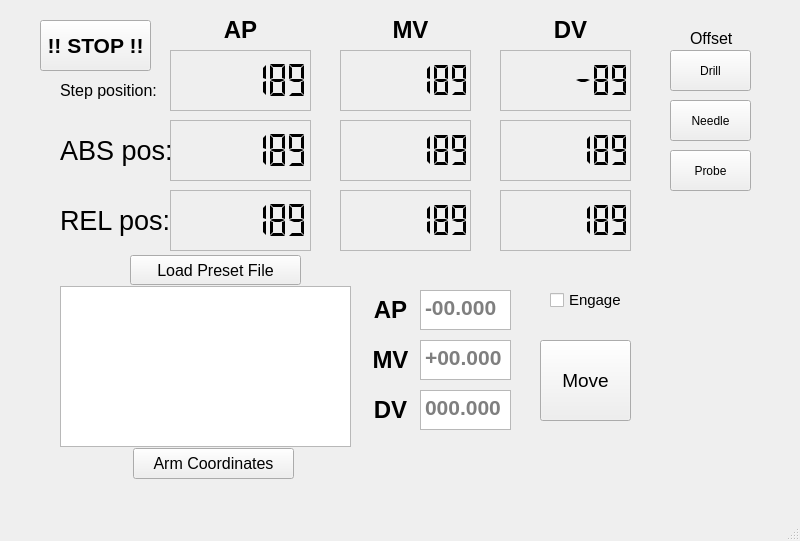
<?xml version="1.0" encoding="UTF-8"?>
<ui version="4.0">
 <class>MainWindow</class>
 <widget class="QMainWindow" name="MainWindow">
  <property name="geometry">
   <rect>
    <x>0</x>
    <y>0</y>
    <width>800</width>
    <height>541</height>
   </rect>
  </property>
  <property name="maximumSize">
   <size>
    <width>800</width>
    <height>600</height>
   </size>
  </property>
  <property name="windowTitle">
   <string>MainWindow</string>
  </property>
  <property name="animated">
   <bool>true</bool>
  </property>
  <property name="tabShape">
   <enum>QTabWidget::TabShape::Rounded</enum>
  </property>
  <widget class="QWidget" name="centralwidget">
   <widget class="QLCDNumber" name="lcdNumber">
    <property name="geometry">
     <rect>
      <x>170</x>
      <y>50</y>
      <width>141</width>
      <height>61</height>
     </rect>
    </property>
    <property name="frameShape">
     <enum>QFrame::Shape::StyledPanel</enum>
    </property>
    <property name="frameShadow">
     <enum>QFrame::Shadow::Raised</enum>
    </property>
    <property name="lineWidth">
     <number>1</number>
    </property>
    <property name="digitCount">
     <number>7</number>
    </property>
    <property name="segmentStyle">
     <enum>QLCDNumber::SegmentStyle::Flat</enum>
    </property>
    <property name="value" stdset="0">
     <double>189.000000000000000</double>
    </property>
    <property name="intValue" stdset="0">
     <number>189</number>
    </property>
   </widget>
   <widget class="QLCDNumber" name="lcdNumber_2">
    <property name="geometry">
     <rect>
      <x>340</x>
      <y>50</y>
      <width>131</width>
      <height>61</height>
     </rect>
    </property>
    <property name="frameShape">
     <enum>QFrame::Shape::StyledPanel</enum>
    </property>
    <property name="frameShadow">
     <enum>QFrame::Shadow::Raised</enum>
    </property>
    <property name="lineWidth">
     <number>1</number>
    </property>
    <property name="digitCount">
     <number>7</number>
    </property>
    <property name="segmentStyle">
     <enum>QLCDNumber::SegmentStyle::Flat</enum>
    </property>
    <property name="value" stdset="0">
     <double>189.000000000000000</double>
    </property>
    <property name="intValue" stdset="0">
     <number>189</number>
    </property>
   </widget>
   <widget class="QLCDNumber" name="lcdNumber_3">
    <property name="geometry">
     <rect>
      <x>500</x>
      <y>50</y>
      <width>131</width>
      <height>61</height>
     </rect>
    </property>
    <property name="autoFillBackground">
     <bool>true</bool>
    </property>
    <property name="frameShape">
     <enum>QFrame::Shape::StyledPanel</enum>
    </property>
    <property name="frameShadow">
     <enum>QFrame::Shadow::Raised</enum>
    </property>
    <property name="lineWidth">
     <number>1</number>
    </property>
    <property name="smallDecimalPoint">
     <bool>false</bool>
    </property>
    <property name="digitCount">
     <number>7</number>
    </property>
    <property name="mode">
     <enum>QLCDNumber::Mode::Dec</enum>
    </property>
    <property name="segmentStyle">
     <enum>QLCDNumber::SegmentStyle::Flat</enum>
    </property>
    <property name="value" stdset="0">
     <double>-89.000000000000000</double>
    </property>
    <property name="intValue" stdset="0">
     <number>-89</number>
    </property>
   </widget>
   <widget class="QLCDNumber" name="lcdNumber_4">
    <property name="geometry">
     <rect>
      <x>170</x>
      <y>120</y>
      <width>141</width>
      <height>61</height>
     </rect>
    </property>
    <property name="frameShape">
     <enum>QFrame::Shape::StyledPanel</enum>
    </property>
    <property name="frameShadow">
     <enum>QFrame::Shadow::Raised</enum>
    </property>
    <property name="lineWidth">
     <number>1</number>
    </property>
    <property name="digitCount">
     <number>7</number>
    </property>
    <property name="segmentStyle">
     <enum>QLCDNumber::SegmentStyle::Flat</enum>
    </property>
    <property name="value" stdset="0">
     <double>189.000000000000000</double>
    </property>
    <property name="intValue" stdset="0">
     <number>189</number>
    </property>
   </widget>
   <widget class="QLCDNumber" name="lcdNumber_5">
    <property name="geometry">
     <rect>
      <x>340</x>
      <y>120</y>
      <width>131</width>
      <height>61</height>
     </rect>
    </property>
    <property name="frameShape">
     <enum>QFrame::Shape::StyledPanel</enum>
    </property>
    <property name="frameShadow">
     <enum>QFrame::Shadow::Raised</enum>
    </property>
    <property name="lineWidth">
     <number>1</number>
    </property>
    <property name="digitCount">
     <number>7</number>
    </property>
    <property name="segmentStyle">
     <enum>QLCDNumber::SegmentStyle::Flat</enum>
    </property>
    <property name="value" stdset="0">
     <double>189.000000000000000</double>
    </property>
    <property name="intValue" stdset="0">
     <number>189</number>
    </property>
   </widget>
   <widget class="QLCDNumber" name="lcdNumber_6">
    <property name="geometry">
     <rect>
      <x>500</x>
      <y>120</y>
      <width>131</width>
      <height>61</height>
     </rect>
    </property>
    <property name="frameShape">
     <enum>QFrame::Shape::StyledPanel</enum>
    </property>
    <property name="frameShadow">
     <enum>QFrame::Shadow::Raised</enum>
    </property>
    <property name="lineWidth">
     <number>1</number>
    </property>
    <property name="digitCount">
     <number>7</number>
    </property>
    <property name="segmentStyle">
     <enum>QLCDNumber::SegmentStyle::Flat</enum>
    </property>
    <property name="value" stdset="0">
     <double>189.000000000000000</double>
    </property>
    <property name="intValue" stdset="0">
     <number>189</number>
    </property>
   </widget>
   <widget class="QLCDNumber" name="lcdNumber_7">
    <property name="geometry">
     <rect>
      <x>170</x>
      <y>190</y>
      <width>141</width>
      <height>61</height>
     </rect>
    </property>
    <property name="frameShape">
     <enum>QFrame::Shape::StyledPanel</enum>
    </property>
    <property name="frameShadow">
     <enum>QFrame::Shadow::Raised</enum>
    </property>
    <property name="lineWidth">
     <number>1</number>
    </property>
    <property name="digitCount">
     <number>7</number>
    </property>
    <property name="segmentStyle">
     <enum>QLCDNumber::SegmentStyle::Flat</enum>
    </property>
    <property name="value" stdset="0">
     <double>189.000000000000000</double>
    </property>
    <property name="intValue" stdset="0">
     <number>189</number>
    </property>
   </widget>
   <widget class="QLCDNumber" name="lcdNumber_8">
    <property name="geometry">
     <rect>
      <x>340</x>
      <y>190</y>
      <width>131</width>
      <height>61</height>
     </rect>
    </property>
    <property name="frameShape">
     <enum>QFrame::Shape::StyledPanel</enum>
    </property>
    <property name="frameShadow">
     <enum>QFrame::Shadow::Raised</enum>
    </property>
    <property name="lineWidth">
     <number>1</number>
    </property>
    <property name="digitCount">
     <number>7</number>
    </property>
    <property name="segmentStyle">
     <enum>QLCDNumber::SegmentStyle::Flat</enum>
    </property>
    <property name="value" stdset="0">
     <double>189.000000000000000</double>
    </property>
    <property name="intValue" stdset="0">
     <number>189</number>
    </property>
   </widget>
   <widget class="QLCDNumber" name="lcdNumber_9">
    <property name="geometry">
     <rect>
      <x>500</x>
      <y>190</y>
      <width>131</width>
      <height>61</height>
     </rect>
    </property>
    <property name="frameShape">
     <enum>QFrame::Shape::StyledPanel</enum>
    </property>
    <property name="frameShadow">
     <enum>QFrame::Shadow::Raised</enum>
    </property>
    <property name="lineWidth">
     <number>1</number>
    </property>
    <property name="smallDecimalPoint">
     <bool>false</bool>
    </property>
    <property name="digitCount">
     <number>7</number>
    </property>
    <property name="segmentStyle">
     <enum>QLCDNumber::SegmentStyle::Flat</enum>
    </property>
    <property name="value" stdset="0">
     <double>189.000000000000000</double>
    </property>
    <property name="intValue" stdset="0">
     <number>189</number>
    </property>
   </widget>
   <widget class="QLabel" name="label">
    <property name="geometry">
     <rect>
      <x>60</x>
      <y>70</y>
      <width>111</width>
      <height>41</height>
     </rect>
    </property>
    <property name="text">
     <string>&lt;html&gt;&lt;head/&gt;&lt;body&gt;&lt;p&gt;&lt;span style=&quot; font-size:12pt;&quot;&gt;Step position:&lt;/span&gt;&lt;/p&gt;&lt;/body&gt;&lt;/html&gt;</string>
    </property>
    <property name="textFormat">
     <enum>Qt::TextFormat::AutoText</enum>
    </property>
   </widget>
   <widget class="QLabel" name="label_2">
    <property name="geometry">
     <rect>
      <x>60</x>
      <y>120</y>
      <width>111</width>
      <height>61</height>
     </rect>
    </property>
    <property name="text">
     <string>&lt;html&gt;&lt;head/&gt;&lt;body&gt;&lt;p&gt;&lt;span style=&quot; font-size:20pt;&quot;&gt;ABS pos:&lt;/span&gt;&lt;/p&gt;&lt;/body&gt;&lt;/html&gt;</string>
    </property>
   </widget>
   <widget class="QLabel" name="label_3">
    <property name="geometry">
     <rect>
      <x>60</x>
      <y>190</y>
      <width>111</width>
      <height>61</height>
     </rect>
    </property>
    <property name="text">
     <string>&lt;html&gt;&lt;head/&gt;&lt;body&gt;&lt;p&gt;&lt;span style=&quot; font-size:20pt;&quot;&gt;REL pos:&lt;/span&gt;&lt;/p&gt;&lt;/body&gt;&lt;/html&gt;</string>
    </property>
   </widget>
   <widget class="QLabel" name="label_4">
    <property name="geometry">
     <rect>
      <x>220</x>
      <y>10</y>
      <width>41</width>
      <height>41</height>
     </rect>
    </property>
    <property name="text">
     <string>&lt;html&gt;&lt;head/&gt;&lt;body&gt;&lt;p align=&quot;center&quot;&gt;&lt;span style=&quot; font-size:18pt; font-weight:700;&quot;&gt;AP&lt;/span&gt;&lt;/p&gt;&lt;/body&gt;&lt;/html&gt;</string>
    </property>
   </widget>
   <widget class="QLabel" name="label_5">
    <property name="geometry">
     <rect>
      <x>390</x>
      <y>10</y>
      <width>41</width>
      <height>41</height>
     </rect>
    </property>
    <property name="text">
     <string>&lt;html&gt;&lt;head/&gt;&lt;body&gt;&lt;p align=&quot;center&quot;&gt;&lt;span style=&quot; font-size:18pt; font-weight:700;&quot;&gt;MV&lt;/span&gt;&lt;/p&gt;&lt;/body&gt;&lt;/html&gt;</string>
    </property>
   </widget>
   <widget class="QLabel" name="label_6">
    <property name="geometry">
     <rect>
      <x>550</x>
      <y>10</y>
      <width>41</width>
      <height>41</height>
     </rect>
    </property>
    <property name="text">
     <string>&lt;html&gt;&lt;head/&gt;&lt;body&gt;&lt;p align=&quot;center&quot;&gt;&lt;span style=&quot; font-size:18pt; font-weight:700;&quot;&gt;DV&lt;/span&gt;&lt;/p&gt;&lt;/body&gt;&lt;/html&gt;</string>
    </property>
   </widget>
   <widget class="QListWidget" name="listWidget">
    <property name="geometry">
     <rect>
      <x>60</x>
      <y>286</y>
      <width>291</width>
      <height>161</height>
     </rect>
    </property>
    <property name="font">
     <font>
      <pointsize>12</pointsize>
     </font>
    </property>
   </widget>
   <widget class="QPushButton" name="pushButton">
    <property name="geometry">
     <rect>
      <x>133</x>
      <y>448</y>
      <width>161</width>
      <height>31</height>
     </rect>
    </property>
    <property name="font">
     <font>
      <pointsize>12</pointsize>
     </font>
    </property>
    <property name="text">
     <string>Arm Coordinates</string>
    </property>
   </widget>
   <widget class="QPushButton" name="pushButton_2">
    <property name="geometry">
     <rect>
      <x>130</x>
      <y>255</y>
      <width>171</width>
      <height>30</height>
     </rect>
    </property>
    <property name="font">
     <font>
      <pointsize>12</pointsize>
     </font>
    </property>
    <property name="text">
     <string>Load Preset File</string>
    </property>
   </widget>
   <widget class="QPlainTextEdit" name="plainTextEdit">
    <property name="geometry">
     <rect>
      <x>420</x>
      <y>290</y>
      <width>91</width>
      <height>40</height>
     </rect>
    </property>
    <property name="font">
     <font>
      <pointsize>16</pointsize>
      <bold>true</bold>
     </font>
    </property>
    <property name="layoutDirection">
     <enum>Qt::LayoutDirection::LeftToRight</enum>
    </property>
    <property name="lineWidth">
     <number>1</number>
    </property>
    <property name="documentTitle">
     <string/>
    </property>
    <property name="placeholderText">
     <string>-00.000</string>
    </property>
   </widget>
   <widget class="QPlainTextEdit" name="plainTextEdit_2">
    <property name="geometry">
     <rect>
      <x>420</x>
      <y>340</y>
      <width>91</width>
      <height>40</height>
     </rect>
    </property>
    <property name="font">
     <font>
      <pointsize>16</pointsize>
      <bold>true</bold>
     </font>
    </property>
    <property name="lineWidth">
     <number>1</number>
    </property>
    <property name="documentTitle">
     <string/>
    </property>
    <property name="placeholderText">
     <string>+00.000</string>
    </property>
   </widget>
   <widget class="QPlainTextEdit" name="plainTextEdit_3">
    <property name="geometry">
     <rect>
      <x>420</x>
      <y>390</y>
      <width>91</width>
      <height>40</height>
     </rect>
    </property>
    <property name="font">
     <font>
      <pointsize>16</pointsize>
      <bold>true</bold>
     </font>
    </property>
    <property name="lineWidth">
     <number>1</number>
    </property>
    <property name="documentTitle">
     <string/>
    </property>
    <property name="placeholderText">
     <string>000.000</string>
    </property>
   </widget>
   <widget class="QLabel" name="label_7">
    <property name="geometry">
     <rect>
      <x>370</x>
      <y>290</y>
      <width>41</width>
      <height>40</height>
     </rect>
    </property>
    <property name="text">
     <string>&lt;html&gt;&lt;head/&gt;&lt;body&gt;&lt;p align=&quot;center&quot;&gt;&lt;span style=&quot; font-size:18pt; font-weight:700;&quot;&gt;AP&lt;/span&gt;&lt;/p&gt;&lt;/body&gt;&lt;/html&gt;</string>
    </property>
   </widget>
   <widget class="QLabel" name="label_8">
    <property name="geometry">
     <rect>
      <x>370</x>
      <y>340</y>
      <width>41</width>
      <height>40</height>
     </rect>
    </property>
    <property name="text">
     <string>&lt;html&gt;&lt;head/&gt;&lt;body&gt;&lt;p align=&quot;center&quot;&gt;&lt;span style=&quot; font-size:18pt; font-weight:700;&quot;&gt;MV&lt;/span&gt;&lt;/p&gt;&lt;/body&gt;&lt;/html&gt;</string>
    </property>
   </widget>
   <widget class="QLabel" name="label_9">
    <property name="geometry">
     <rect>
      <x>370</x>
      <y>390</y>
      <width>41</width>
      <height>40</height>
     </rect>
    </property>
    <property name="text">
     <string>&lt;html&gt;&lt;head/&gt;&lt;body&gt;&lt;p align=&quot;center&quot;&gt;&lt;span style=&quot; font-size:18pt; font-weight:700;&quot;&gt;DV&lt;/span&gt;&lt;/p&gt;&lt;/body&gt;&lt;/html&gt;</string>
    </property>
   </widget>
   <widget class="QPushButton" name="pushButton_3">
    <property name="geometry">
     <rect>
      <x>540</x>
      <y>340</y>
      <width>91</width>
      <height>81</height>
     </rect>
    </property>
    <property name="font">
     <font>
      <pointsize>14</pointsize>
     </font>
    </property>
    <property name="text">
     <string>Move</string>
    </property>
   </widget>
   <widget class="QCheckBox" name="checkBox">
    <property name="geometry">
     <rect>
      <x>550</x>
      <y>290</y>
      <width>78</width>
      <height>20</height>
     </rect>
    </property>
    <property name="font">
     <font>
      <pointsize>11</pointsize>
     </font>
    </property>
    <property name="text">
     <string>Engage</string>
    </property>
   </widget>
   <widget class="QLabel" name="label_10">
    <property name="geometry">
     <rect>
      <x>690</x>
      <y>30</y>
      <width>51</width>
      <height>16</height>
     </rect>
    </property>
    <property name="font">
     <font>
      <pointsize>12</pointsize>
     </font>
    </property>
    <property name="text">
     <string>Offset</string>
    </property>
   </widget>
   <widget class="QPushButton" name="pushButton_4">
    <property name="geometry">
     <rect>
      <x>670</x>
      <y>50</y>
      <width>81</width>
      <height>41</height>
     </rect>
    </property>
    <property name="text">
     <string>Drill</string>
    </property>
   </widget>
   <widget class="QPushButton" name="pushButton_5">
    <property name="geometry">
     <rect>
      <x>670</x>
      <y>100</y>
      <width>81</width>
      <height>41</height>
     </rect>
    </property>
    <property name="text">
     <string>Needle</string>
    </property>
   </widget>
   <widget class="QPushButton" name="pushButton_6">
    <property name="geometry">
     <rect>
      <x>670</x>
      <y>150</y>
      <width>81</width>
      <height>41</height>
     </rect>
    </property>
    <property name="text">
     <string>Probe</string>
    </property>
   </widget>
   <widget class="QPushButton" name="pushButton_7">
    <property name="geometry">
     <rect>
      <x>40</x>
      <y>20</y>
      <width>111</width>
      <height>51</height>
     </rect>
    </property>
    <property name="font">
     <font>
      <pointsize>16</pointsize>
      <bold>true</bold>
     </font>
    </property>
    <property name="text">
     <string>!! STOP !!</string>
    </property>
   </widget>
  </widget>
  <widget class="QMenuBar" name="menubar">
   <property name="geometry">
    <rect>
     <x>0</x>
     <y>0</y>
     <width>800</width>
     <height>33</height>
    </rect>
   </property>
  </widget>
  <widget class="QStatusBar" name="statusbar"/>
 </widget>
 <resources/>
 <connections/>
</ui>
